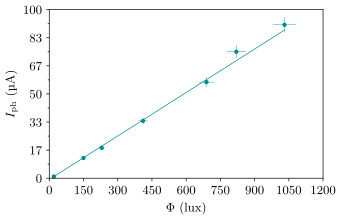

This chart was generated by the following Python code:
""" NE PAS TOUCHER """

#module de base pour les figures
from figure import *

#dictionnaire pour les couleurs et points
(couleur, mark, size) = defsize()

#creation figure
newfig()
ax = plt.gca()

#parametres de la figure sont enregistres dans sub
sub = plt.subplot(1,1,1)

""" FIN NE PAS TOUCHER """

#axe des abscisses
nmbx = 9            #nombre de traits
xmin = 0            #valeur minimale de x
xmax = 1200         #valeur maximale de x


plt.xticks([ i for i in n.linspace(xmin,xmax,nmbx)],
    [r'${}%.0f$'%(i) for i in n.linspace(xmin,xmax,nmbx)]) #changer .0f en le nombre de chiffres apres la virgule necessaire

#si jamais vous voulez modifier l'intervalle des axes a la main:
plt.xlim([xmin, xmax])

#nom de la variable en abscisse
plt.xlabel(r'$\Phi$ (lux)')

#petits traits intermediaires
minorLocator = AutoMinorLocator(1)          #changer le nombre de petits traits
ax.xaxis.set_minor_locator(minorLocator)    #a enlever si vous ne voulez pas de petits traits

#axe des ordonnees
nmby = 7
ymin = 0
ymax = 100

#si vous voulez l'echelle log:
#plt.yscale('log')

plt.yticks([i for i in n.linspace(ymin,ymax,nmby)],
	[r'${}%.0f$'%(i) for i in n.linspace(ymin,ymax,nmby)])
plt.ylim(ymin, ymax)

#nom de la variable en ordonnee
plt.ylabel(r'$I_{\rm ph}$ (µA)')

#petits traits intermediaires
minorLocator = AutoMinorLocator(2)
ax.yaxis.set_minor_locator(minorLocator)

#load the first set of data
dictio = {0:'moyen', 1:'gros', 2:'alu'}

#diametres
Ta = 20

""" ALU """
data = n.loadtxt('sensibilite.txt')
T   = data[:,1]
print(x)
x = data[:,0]
N = len(T)
T0  = T[0]
# Tlog = n.log(T-Ta)
# pix = 18.9/66 # mm
# x   = n.linspace(0,N*pix,N)
xerr = x*0.05
Terr = T*0.05
# Terrlog = Terr/(T-Ta)

#regression lineaire: fit_affine ou fit_linear
(a0, a_err, b0, b_err, chi2) = fit_affine(x,     #abscisse
                                          T,     #ordonnee
                                          xerr, #incertitude abscisse
                                          Terr) #incertitude ordonnee

# delta = -1/a0
# delta_err = a_err/a0**2
# T0mTa = n.exp(b0)

#print the results of the fit
print('    pente  = ' + '(%.2f +- %.2f)K.mm^-1  \n'%(a0,a_err))
print('    T0  = ' + '(%.2f +- %.2f)°C  \n'%(b0,b_err))
print('    chi2red  = ' + '%.2f  \n'%(chi2))

ploterr(size, mark, couleur,    #NE PAS TOUCHER
        x,                 #abscisse
        T,                 #ordonnee
        xerr,                  #incertitude abscisse
        Terr,                  #incertitude ordonnee
        ID   = 0               #numero du type de points
        )

#modelisation
plt.plot(x,
         # T0mTa*n.exp(-x/delta) + Ta,
         b0 + a0*x,
         color      = couleur[0],   #couleur de la courbe, mettre le numero voulu
#         label      = r'$\chi^2=%.2f$ '%(chi2)
         )
#
# """ CUIVRE """
# data = n.loadtxt('Profil_T_laiton3.txt')
# T   = data[:,1]
# N = len(T)
# T0  = T[0]
# Tlog = n.log(T-Ta)
# x   = n.linspace(0,N*0.5,N)
# xerr = n.array([0.1]*N)
# Terr = n.array([1]*N)
# Terrlog = Terr/(T-Ta)
#
#
#
# #regression lineaire: fit_affine ou fit_linear
# (a0, a_err, b0, b_err, chi2) = fit_affine(x,     #abscisse
# Tlog,     #ordonnee
# xerr, #incertitude abscisse
# Terrlog) #incertitude ordonnee
#
# delta = -1/a0
# T0mTa = n.exp(b0)
#
# #print the results of the fit
# print('    delta_cuivre  = ' + '%.2f cm \n'%(delta))
#
# ploterr(size, mark, couleur,    #NE PAS TOUCHER
# x[::5],                 #abscisse
# T[::5],                 #ordonnee
# xerr[::5],                  #incertitude abscisse
# Terr[::5],                  #incertitude ordonnee
# ID   = 1               #numero du type de points
# )
#
# #modelisation
# plt.plot(x,
# T0mTa*n.exp(-x/delta) + Ta,
# color      = couleur[1],   #couleur de la courbe, mettre le numero voulu
# #         label      = r'$\chi^2=%.2f$ '%(chi2)
# )

#legende
leg(sub,                #NE PAS TOUCHER
    'lower right')       #position de la legende sur le qraphe

#save the figure
figsave('sensibilite')   #changer le nom de la figure
plt.show()


# PENSER À ATTENDRE L'ÉQUILIBRE THERMIQUE DE L'EAU QUI CIRCULE !
